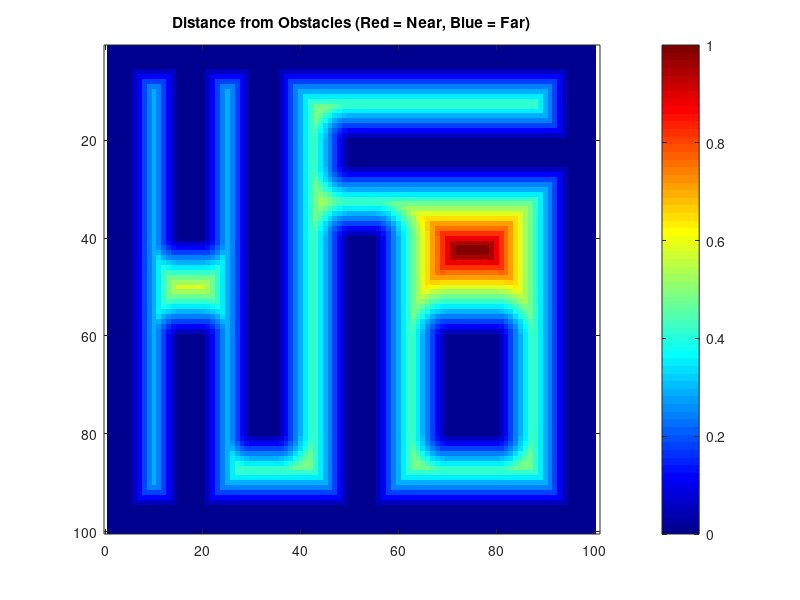

Write MATLAB code to recreate this figure.
clc; clear; close all;

% Step 1: Create a 100x100 occupancy map  
occupancyMapsample = zeros(100, 100);  

% Adding obstacles (1 = obstacle, 0 = free space)
occupancyMapsample(1:100, 95:100) = 1;
occupancyMapsample(1:100, 1:5) = 1;
occupancyMapsample(1:5, 1:100) = 1;
occupancyMapsample(95:100, 1:100) = 1;

occupancyMapsample(5:40, 15:20) = 1;
occupancyMapsample(60:95, 15:20) = 1;
occupancyMapsample(5:80, 30:35) = 1;
occupancyMapsample(20:25, 50:95) = 1;
occupancyMapsample(40:95, 50:55) = 1;
occupancyMapsample(60:80, 70:80) = 1;

% Step 2: Invert the map so that 1 = free space, 0 = obstacles
freeSpaceMap = ~occupancyMapsample;

% Step 3: Compute the distance transform
distanceFromObstacle = bwdist(~freeSpaceMap);  % Euclidean distance to the nearest obstacle

% Step 4: Normalize the distance (0 to 1)
normalizedDistance = distanceFromObstacle / max(distanceFromObstacle(:));

% Step 5: Display the heatmap using a colormap (e.g., jet → blue to red)
figure;
imagesc(normalizedDistance);
colormap(jet);  % 'jet' goes from blue → green → yellow → red
colorbar;
axis equal;
title('Distance from Obstacles (Red = Near, Blue = Far)');
